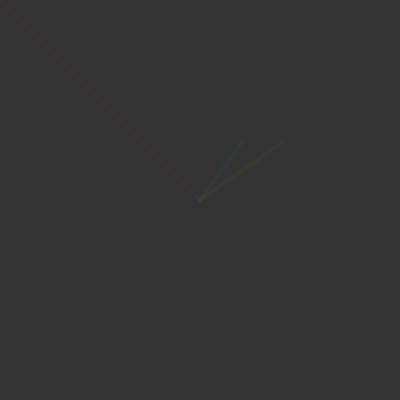
Frame 1 (no input)
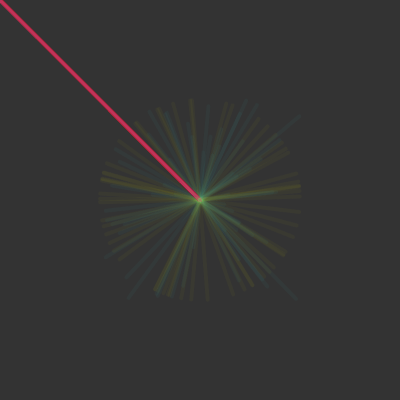
Frame 60 (no input)
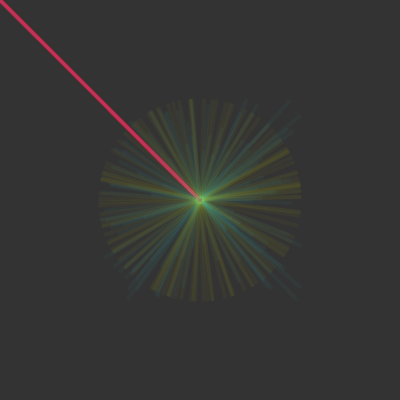
Frame 120 (the mouse pressed at the canvas centre since frame 60)

The p5.js sketch that drew these frames (run headless with seeded random() and noise() and a simulated clock; from frame 60 on, the mouse is pressed at the canvas centre):

// p5.js sketch
// ── sketch.js

runFlag = true;

function setup() {
  let canvas = createCanvas(400, 400);
  //let myParent = canvas.parent();
  let selection = select('#embedded-p5js');
  if (selection) {
    console.log(selection);
    runFlag = false;
    canvas.mouseOver(run);
    canvas.mouseOut(stop);
  } else {
    console.log("I am not embedded");
    runFlag = true;
  }
  //let grandParent = myParent.parent();
  //console.log(myParent);

  background(51);
}

function draw() {
  //background(51);
  if (runFlag) {
    translate(width/2, height/2);
    strokeWeight(4);

    let pos = createVector(width/2, height/2);
    let mouse = createVector(mouseX, mouseY);

    let d = p5.Vector.sub(mouse,pos);
    stroke(204, 51, 102, 10);
    line(0,0,d.x, d.y);
    //square making vector
    let v = createVector(random(-100,100), random(-100,100));
    stroke(51, 204, 204, 10);
    line(0,0,v.x, v.y);

    //circle making vector
    let c = p5.Vector.random2D().mult(100);
    stroke(204, 204, 0, 10);
    line(0,0,c.x, c.y);
  }

}


function run() {
  if (runFlag == false) {
    console.log('running');
    runFlag = true;
  }
}

function stop() {
  if (runFlag == true) {
    console.log('stopping');
    runFlag = false;
  }
}

// ── embed.html
<!DOCTYPE html>
<html lang="">

<!DOCTYPE html>
<html lang="en">
  <head>
    <script src="../../p5.min.js"></script>
    <link rel="stylesheet" type="text/css" href="../../embed.css">
    <meta charset="utf-8" />
  </head><body><div id="embedded-p5js"><script src="sketch.js"></script></div></body></html>
